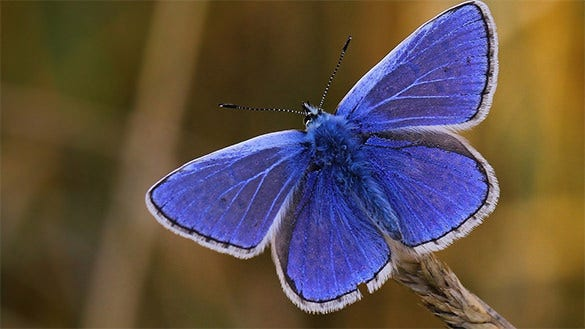
#> input picture random_image/butterfly.jpg, 585 x 329 px
$ python ImagePillow.py
#> lines starting #> are read from the running program, lines starting #| are printed output that depends on the picture
import PIL
from IPython import display
from PIL import Image

# read image and convert to RGB
image=Image.open("random_image/butterfly.jpg")
#> image is the input picture: PIL image 585x329 RGB; mean R, G, B 95, 80.1, 72.9
image=image.convert('RGB')

# build a list of 9 images which have different channel intensity
images = []
rgb_matrix = (1, 0, 0, 0,
               0, 1, 0, 0,
               0, 0, 1, 0)
ls = list(rgb_matrix)
for channel in [0, 5, 10]:
    for intensity in [0.1, 0.5, 0.9]:
        ls[channel] = intensity
        images.append(image.convert('RGB', ls))
#> after the loop, images = 9 items; ls = [0.9, 0, 0, 0, 0, 0.9, 0, 0, 0, 0, 0.9, 0]

# create a contact sheet from different brightnesses
first_image=images[0]
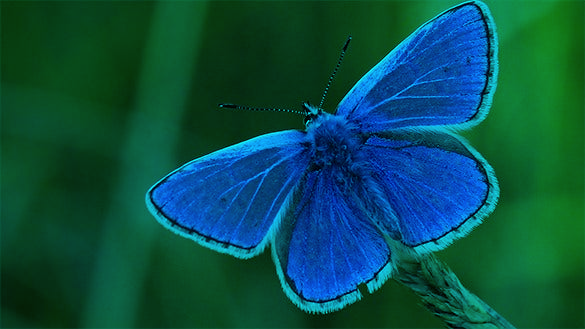
#> first_image: PIL image 585x329 RGB; mean R, G, B 9.5, 80.1, 72.9
contact_sheet=PIL.Image.new(first_image.mode, (first_image.width*3,first_image.height*3))
#> contact_sheet: PIL image 1755x987 RGB; every value is 0
x = 0
y = 0

for img in images:
    # Lets paste the current image into the contact sheet
    contact_sheet.paste(img, (x, y) )
    # Now we update our X position. If it is going to be the width of the image, then we set it to 0
    # and update Y as well to point to the next "line" of the contact sheet.
    if x+first_image.width == contact_sheet.width:
        x=0
        y=y+first_image.height
    else:
        x=x+first_image.width
#> this loop made 9 passes
#> (x, y) on passes 3, 6, 9: (0, 329), (0, 658), (0, 987)
#> x on passes 1, 2, 4, 5, 7, 8: 585, 1170, 585, 1170, 585, 1170
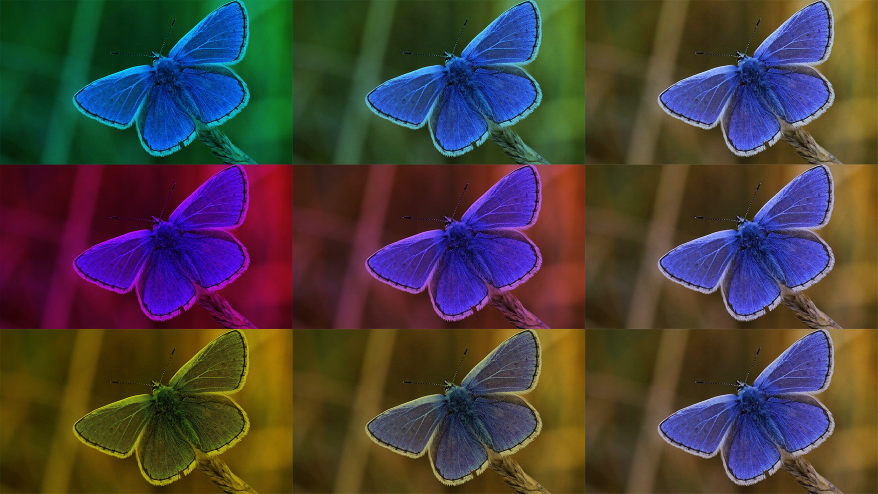
#> contact_sheet: PIL image 1755x987 RGB (shown at 1/2 size); mean R, G, B 72.9, 64.1, 60.8
#> after the loop, x = 0; y = 987

# resize and display the contact sheet
contact_sheet = contact_sheet.resize((int(contact_sheet.width/2),int(contact_sheet.height/2) ))
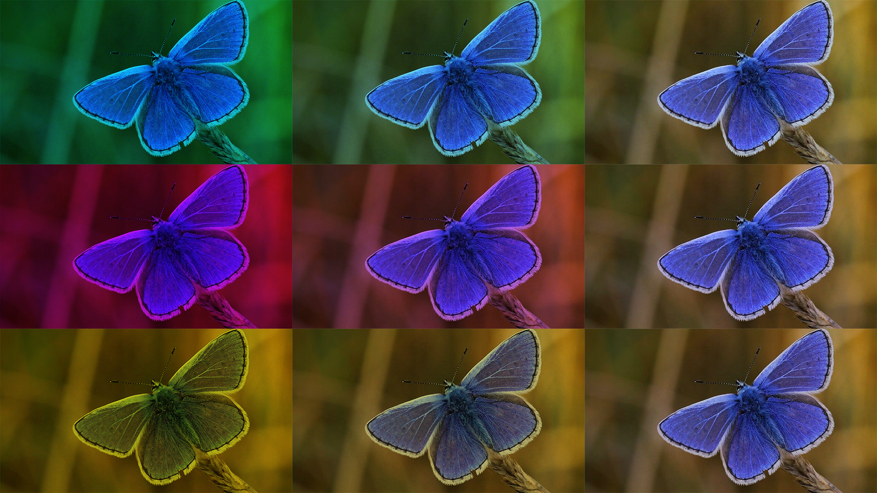
#> contact_sheet: PIL image 877x493 RGB; mean R, G, B 72.9, 64.1, 60.8
contact_sheet.show()
